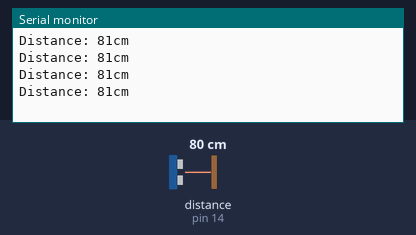
This sketch was run on a simulated Arduino Uno, built with avr-gcc and run on an emulated ATmega328P. Shown: the last lines printed to the serial monitor. Wiring (inferred from the names in the program): ultrasonic range finder: trigger pin 13; echo pin 14. The test bench sets the inputs (shaded band); at power-on: distance to the obstacle (sensor on pin 14) 80 cm. The echo pulse lasts 58.3 µs per cm.

Above: at 1.2 s.
1.3 s: distance to the obstacle (sensor on pin 14) set to 2 cm
At 1.73 s:
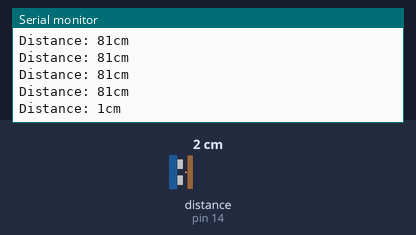
2.8 s: distance to the obstacle (sensor on pin 14) set to 4 cm
At 2.94 s:
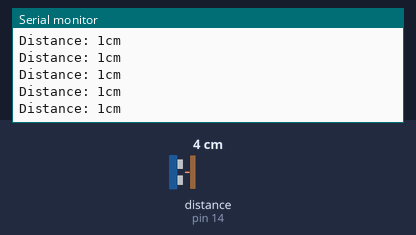
Timing chart, 0 to 5.8 s (numbered marks = the images above; inputs shaded):
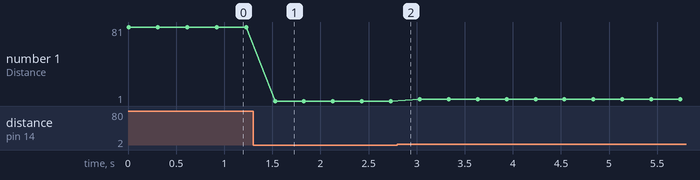

The sketch:

Project_28.1_Ultrasonic_Ranging.ino
```cpp
//**********************************************************************************
/*
 * 文件名  : 超声波测距
 * 描述 : 使用超声波模块测量距离.
*/
const int TrigPin = 13; // 定义TrigPin
const int EchoPin = 14; // 定义EchoPin.
int duration = 0; // 定义持续时间的初始值为0
int distance = 0;//定义距离的初始值为0
void setup()
{
  pinMode(TrigPin , OUTPUT); // 设置trigPin为输出模式
  pinMode(EchoPin , INPUT); // 设置echoPin为输入模式
  Serial.begin(115200);  // 设置波特率为115200的串口监视器.
}
void loop()
{
 // 使trigPin输出高电平持续10μs触发HC_SR04
  digitalWrite(TrigPin , HIGH);
  delayMicroseconds(10);
  digitalWrite(TrigPin , LOW);
  // 等待HC-SR04回到高电平，测量这个等待时间
  duration = pulseIn(EchoPin , HIGH);
  // 根据时间计算距离
  distance = (duration/2) / 28.5 ;
  Serial.print("Distance: ");
  Serial.print(distance); //串口打印距离值
  Serial.println("cm");
  delay(300); // 等待300ms.
}
//**********************************************************************************
```

Measured:
- after the input at 1.3 s, the serial monitor: prints a new line after 0.23 s (image 1)
- plotted number 1: 81 → 1 after the input at 1.3 s, 1 → 3 after the input at 2.8 s
